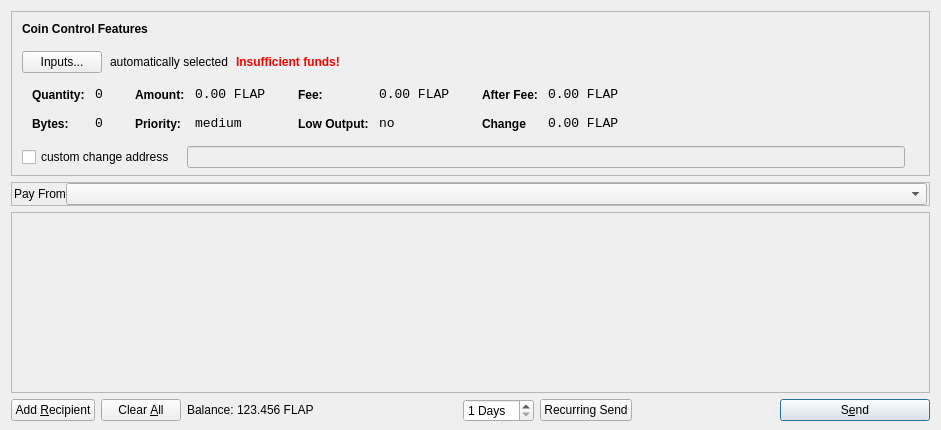
<?xml version="1.0" encoding="UTF-8"?>
<ui version="4.0">
 <class>SendCoinsDialog</class>
 <widget class="QDialog" name="SendCoinsDialog">
  <property name="geometry">
   <rect>
    <x>0</x>
    <y>0</y>
    <width>941</width>
    <height>430</height>
   </rect>
  </property>
  <property name="windowTitle">
   <string>Send Coins</string>
  </property>
  <layout class="QVBoxLayout" name="verticalLayout" stretch="0,0,1,0">
   <property name="bottomMargin">
    <number>8</number>
   </property>
   <item>
    <widget class="QFrame" name="frameCoinControl">
     <property name="sizePolicy">
      <sizepolicy hsizetype="Expanding" vsizetype="Expanding">
       <horstretch>0</horstretch>
       <verstretch>0</verstretch>
      </sizepolicy>
     </property>
     <property name="maximumSize">
      <size>
       <width>16777215</width>
       <height>16777215</height>
      </size>
     </property>
     <property name="frameShape">
      <enum>QFrame::StyledPanel</enum>
     </property>
     <property name="frameShadow">
      <enum>QFrame::Sunken</enum>
     </property>
     <layout class="QVBoxLayout" name="verticalLayoutCoinControl2">
      <property name="spacing">
       <number>6</number>
      </property>
      <property name="leftMargin">
       <number>0</number>
      </property>
      <property name="topMargin">
       <number>0</number>
      </property>
      <property name="rightMargin">
       <number>0</number>
      </property>
      <property name="bottomMargin">
       <number>6</number>
      </property>
      <item>
       <layout class="QVBoxLayout" name="verticalLayoutCoinControl" stretch="0,0,0,0,1">
        <property name="spacing">
         <number>0</number>
        </property>
        <property name="leftMargin">
         <number>10</number>
        </property>
        <property name="topMargin">
         <number>10</number>
        </property>
        <item>
         <layout class="QHBoxLayout" name="horizontalLayoutCoinControl1">
          <property name="bottomMargin">
           <number>15</number>
          </property>
          <item>
           <widget class="QLabel" name="labelCoinControlFeatures">
            <property name="sizePolicy">
             <sizepolicy hsizetype="Preferred" vsizetype="Maximum">
              <horstretch>0</horstretch>
              <verstretch>0</verstretch>
             </sizepolicy>
            </property>
            <property name="font">
             <font>
              <weight>75</weight>
              <bold>true</bold>
             </font>
            </property>
            <property name="styleSheet">
             <string notr="true">font-weight:bold;</string>
            </property>
            <property name="text">
             <string>Coin Control Features</string>
            </property>
           </widget>
          </item>
         </layout>
        </item>
        <item>
         <layout class="QHBoxLayout" name="horizontalLayoutCoinControl2" stretch="0,0,0,0">
          <property name="spacing">
           <number>8</number>
          </property>
          <property name="bottomMargin">
           <number>10</number>
          </property>
          <item>
           <widget class="QPushButton" name="pushButtonCoinControl">
            <property name="styleSheet">
             <string notr="true"/>
            </property>
            <property name="text">
             <string>Inputs...</string>
            </property>
           </widget>
          </item>
          <item>
           <widget class="QLabel" name="labelCoinControlAutomaticallySelected">
            <property name="text">
             <string>automatically selected</string>
            </property>
            <property name="margin">
             <number>5</number>
            </property>
           </widget>
          </item>
          <item>
           <widget class="QLabel" name="labelCoinControlInsuffFunds">
            <property name="font">
             <font>
              <weight>75</weight>
              <bold>true</bold>
             </font>
            </property>
            <property name="styleSheet">
             <string notr="true">color:red;font-weight:bold;</string>
            </property>
            <property name="text">
             <string>Insufficient funds!</string>
            </property>
            <property name="margin">
             <number>5</number>
            </property>
           </widget>
          </item>
          <item>
           <spacer name="horizontalSpacerCoinControl">
            <property name="orientation">
             <enum>Qt::Horizontal</enum>
            </property>
            <property name="sizeHint" stdset="0">
             <size>
              <width>40</width>
              <height>1</height>
             </size>
            </property>
           </spacer>
          </item>
         </layout>
        </item>
        <item>
         <widget class="QWidget" name="widgetCoinControl" native="true">
          <property name="sizePolicy">
           <sizepolicy hsizetype="Preferred" vsizetype="Preferred">
            <horstretch>0</horstretch>
            <verstretch>0</verstretch>
           </sizepolicy>
          </property>
          <property name="minimumSize">
           <size>
            <width>0</width>
            <height>0</height>
           </size>
          </property>
          <property name="styleSheet">
           <string notr="true"/>
          </property>
          <layout class="QHBoxLayout" name="horizontalLayoutCoinControl5">
           <property name="leftMargin">
            <number>0</number>
           </property>
           <property name="topMargin">
            <number>0</number>
           </property>
           <property name="rightMargin">
            <number>0</number>
           </property>
           <property name="bottomMargin">
            <number>0</number>
           </property>
           <item>
            <layout class="QHBoxLayout" name="horizontalLayoutCoinControl3" stretch="0,0,0,1">
             <property name="spacing">
              <number>20</number>
             </property>
             <property name="topMargin">
              <number>0</number>
             </property>
             <property name="bottomMargin">
              <number>10</number>
             </property>
             <item>
              <layout class="QFormLayout" name="formLayoutCoinControl1">
               <property name="horizontalSpacing">
                <number>10</number>
               </property>
               <property name="verticalSpacing">
                <number>14</number>
               </property>
               <property name="leftMargin">
                <number>10</number>
               </property>
               <property name="topMargin">
                <number>4</number>
               </property>
               <property name="rightMargin">
                <number>6</number>
               </property>
               <item row="0" column="0">
                <widget class="QLabel" name="labelCoinControlQuantityText">
                 <property name="styleSheet">
                  <string notr="true">font-weight:bold;</string>
                 </property>
                 <property name="text">
                  <string>Quantity:</string>
                 </property>
                 <property name="margin">
                  <number>0</number>
                 </property>
                </widget>
               </item>
               <item row="0" column="1">
                <widget class="QLabel" name="labelCoinControlQuantity">
                 <property name="font">
                  <font>
                   <family>Monospace</family>
                   <pointsize>10</pointsize>
                  </font>
                 </property>
                 <property name="cursor">
                  <cursorShape>IBeamCursor</cursorShape>
                 </property>
                 <property name="contextMenuPolicy">
                  <enum>Qt::ActionsContextMenu</enum>
                 </property>
                 <property name="text">
                  <string>0</string>
                 </property>
                 <property name="margin">
                  <number>0</number>
                 </property>
                 <property name="textInteractionFlags">
                  <set>Qt::LinksAccessibleByMouse|Qt::TextSelectableByKeyboard|Qt::TextSelectableByMouse</set>
                 </property>
                </widget>
               </item>
               <item row="1" column="0">
                <widget class="QLabel" name="labelCoinControlBytesText">
                 <property name="styleSheet">
                  <string notr="true">font-weight:bold;</string>
                 </property>
                 <property name="text">
                  <string>Bytes:</string>
                 </property>
                </widget>
               </item>
               <item row="1" column="1">
                <widget class="QLabel" name="labelCoinControlBytes">
                 <property name="font">
                  <font>
                   <family>Monospace</family>
                   <pointsize>10</pointsize>
                  </font>
                 </property>
                 <property name="cursor">
                  <cursorShape>IBeamCursor</cursorShape>
                 </property>
                 <property name="contextMenuPolicy">
                  <enum>Qt::ActionsContextMenu</enum>
                 </property>
                 <property name="text">
                  <string>0</string>
                 </property>
                 <property name="textInteractionFlags">
                  <set>Qt::LinksAccessibleByMouse|Qt::TextSelectableByKeyboard|Qt::TextSelectableByMouse</set>
                 </property>
                </widget>
               </item>
              </layout>
             </item>
             <item>
              <layout class="QFormLayout" name="formLayoutCoinControl2">
               <property name="horizontalSpacing">
                <number>10</number>
               </property>
               <property name="verticalSpacing">
                <number>14</number>
               </property>
               <property name="leftMargin">
                <number>6</number>
               </property>
               <property name="topMargin">
                <number>4</number>
               </property>
               <property name="rightMargin">
                <number>6</number>
               </property>
               <item row="0" column="0">
                <widget class="QLabel" name="labelCoinControlAmountText">
                 <property name="styleSheet">
                  <string notr="true">font-weight:bold;</string>
                 </property>
                 <property name="text">
                  <string>Amount:</string>
                 </property>
                 <property name="margin">
                  <number>0</number>
                 </property>
                </widget>
               </item>
               <item row="0" column="1">
                <widget class="QLabel" name="labelCoinControlAmount">
                 <property name="font">
                  <font>
                   <family>Monospace</family>
                   <pointsize>10</pointsize>
                  </font>
                 </property>
                 <property name="cursor">
                  <cursorShape>IBeamCursor</cursorShape>
                 </property>
                 <property name="contextMenuPolicy">
                  <enum>Qt::ActionsContextMenu</enum>
                 </property>
                 <property name="text">
                  <string>0.00 FLAP</string>
                 </property>
                 <property name="textInteractionFlags">
                  <set>Qt::LinksAccessibleByMouse|Qt::TextSelectableByKeyboard|Qt::TextSelectableByMouse</set>
                 </property>
                </widget>
               </item>
               <item row="1" column="0">
                <widget class="QLabel" name="labelCoinControlPriorityText">
                 <property name="styleSheet">
                  <string notr="true">font-weight:bold;</string>
                 </property>
                 <property name="text">
                  <string>Priority:</string>
                 </property>
                </widget>
               </item>
               <item row="1" column="1">
                <widget class="QLabel" name="labelCoinControlPriority">
                 <property name="font">
                  <font>
                   <family>Monospace</family>
                   <pointsize>10</pointsize>
                  </font>
                 </property>
                 <property name="cursor">
                  <cursorShape>IBeamCursor</cursorShape>
                 </property>
                 <property name="contextMenuPolicy">
                  <enum>Qt::ActionsContextMenu</enum>
                 </property>
                 <property name="text">
                  <string>medium</string>
                 </property>
                 <property name="textInteractionFlags">
                  <set>Qt::LinksAccessibleByMouse|Qt::TextSelectableByKeyboard|Qt::TextSelectableByMouse</set>
                 </property>
                </widget>
               </item>
              </layout>
             </item>
             <item>
              <layout class="QFormLayout" name="formLayoutCoinControl3">
               <property name="horizontalSpacing">
                <number>10</number>
               </property>
               <property name="verticalSpacing">
                <number>14</number>
               </property>
               <property name="leftMargin">
                <number>6</number>
               </property>
               <property name="topMargin">
                <number>4</number>
               </property>
               <property name="rightMargin">
                <number>6</number>
               </property>
               <item row="0" column="0">
                <widget class="QLabel" name="labelCoinControlFeeText">
                 <property name="styleSheet">
                  <string notr="true">font-weight:bold;</string>
                 </property>
                 <property name="text">
                  <string>Fee:</string>
                 </property>
                 <property name="margin">
                  <number>0</number>
                 </property>
                </widget>
               </item>
               <item row="0" column="1">
                <widget class="QLabel" name="labelCoinControlFee">
                 <property name="font">
                  <font>
                   <family>Monospace</family>
                   <pointsize>10</pointsize>
                  </font>
                 </property>
                 <property name="cursor">
                  <cursorShape>IBeamCursor</cursorShape>
                 </property>
                 <property name="contextMenuPolicy">
                  <enum>Qt::ActionsContextMenu</enum>
                 </property>
                 <property name="text">
                  <string>0.00 FLAP</string>
                 </property>
                 <property name="textInteractionFlags">
                  <set>Qt::LinksAccessibleByMouse|Qt::TextSelectableByKeyboard|Qt::TextSelectableByMouse</set>
                 </property>
                </widget>
               </item>
               <item row="1" column="0">
                <widget class="QLabel" name="labelCoinControlLowOutputText">
                 <property name="styleSheet">
                  <string notr="true">font-weight:bold;</string>
                 </property>
                 <property name="text">
                  <string>Low Output:</string>
                 </property>
                </widget>
               </item>
               <item row="1" column="1">
                <widget class="QLabel" name="labelCoinControlLowOutput">
                 <property name="font">
                  <font>
                   <family>Monospace</family>
                   <pointsize>10</pointsize>
                  </font>
                 </property>
                 <property name="cursor">
                  <cursorShape>IBeamCursor</cursorShape>
                 </property>
                 <property name="contextMenuPolicy">
                  <enum>Qt::ActionsContextMenu</enum>
                 </property>
                 <property name="text">
                  <string>no</string>
                 </property>
                 <property name="textInteractionFlags">
                  <set>Qt::LinksAccessibleByMouse|Qt::TextSelectableByKeyboard|Qt::TextSelectableByMouse</set>
                 </property>
                </widget>
               </item>
              </layout>
             </item>
             <item>
              <layout class="QFormLayout" name="formLayoutCoinControl4">
               <property name="horizontalSpacing">
                <number>10</number>
               </property>
               <property name="verticalSpacing">
                <number>14</number>
               </property>
               <property name="leftMargin">
                <number>6</number>
               </property>
               <property name="topMargin">
                <number>4</number>
               </property>
               <property name="rightMargin">
                <number>6</number>
               </property>
               <item row="0" column="0">
                <widget class="QLabel" name="labelCoinControlAfterFeeText">
                 <property name="styleSheet">
                  <string notr="true">font-weight:bold;</string>
                 </property>
                 <property name="text">
                  <string>After Fee:</string>
                 </property>
                 <property name="margin">
                  <number>0</number>
                 </property>
                </widget>
               </item>
               <item row="0" column="1">
                <widget class="QLabel" name="labelCoinControlAfterFee">
                 <property name="font">
                  <font>
                   <family>Monospace</family>
                   <pointsize>10</pointsize>
                  </font>
                 </property>
                 <property name="cursor">
                  <cursorShape>IBeamCursor</cursorShape>
                 </property>
                 <property name="contextMenuPolicy">
                  <enum>Qt::ActionsContextMenu</enum>
                 </property>
                 <property name="text">
                  <string>0.00 FLAP</string>
                 </property>
                 <property name="textInteractionFlags">
                  <set>Qt::LinksAccessibleByMouse|Qt::TextSelectableByKeyboard|Qt::TextSelectableByMouse</set>
                 </property>
                </widget>
               </item>
               <item row="1" column="0">
                <widget class="QLabel" name="labelCoinControlChangeText">
                 <property name="styleSheet">
                  <string notr="true">font-weight:bold;</string>
                 </property>
                 <property name="text">
                  <string>Change</string>
                 </property>
                </widget>
               </item>
               <item row="1" column="1">
                <widget class="QLabel" name="labelCoinControlChange">
                 <property name="font">
                  <font>
                   <family>Monospace</family>
                   <pointsize>10</pointsize>
                  </font>
                 </property>
                 <property name="cursor">
                  <cursorShape>IBeamCursor</cursorShape>
                 </property>
                 <property name="contextMenuPolicy">
                  <enum>Qt::ActionsContextMenu</enum>
                 </property>
                 <property name="text">
                  <string>0.00 FLAP</string>
                 </property>
                 <property name="textInteractionFlags">
                  <set>Qt::LinksAccessibleByMouse|Qt::TextSelectableByKeyboard|Qt::TextSelectableByMouse</set>
                 </property>
                </widget>
               </item>
              </layout>
             </item>
            </layout>
           </item>
          </layout>
         </widget>
        </item>
        <item>
         <layout class="QHBoxLayout" name="horizontalLayoutCoinControl4" stretch="0,0,0">
          <property name="spacing">
           <number>12</number>
          </property>
          <property name="sizeConstraint">
           <enum>QLayout::SetDefaultConstraint</enum>
          </property>
          <property name="topMargin">
           <number>5</number>
          </property>
          <property name="rightMargin">
           <number>5</number>
          </property>
          <item>
           <widget class="QCheckBox" name="checkBoxCoinControlChange">
            <property name="text">
             <string>custom change address</string>
            </property>
           </widget>
          </item>
          <item>
           <widget class="QLineEdit" name="lineEditCoinControlChange">
            <property name="enabled">
             <bool>false</bool>
            </property>
            <property name="sizePolicy">
             <sizepolicy hsizetype="Expanding" vsizetype="Fixed">
              <horstretch>0</horstretch>
              <verstretch>0</verstretch>
             </sizepolicy>
            </property>
           </widget>
          </item>
          <item>
           <widget class="QLabel" name="labelCoinControlChangeLabel">
            <property name="sizePolicy">
             <sizepolicy hsizetype="Preferred" vsizetype="Expanding">
              <horstretch>0</horstretch>
              <verstretch>0</verstretch>
             </sizepolicy>
            </property>
            <property name="minimumSize">
             <size>
              <width>0</width>
              <height>0</height>
             </size>
            </property>
            <property name="text">
             <string/>
            </property>
            <property name="margin">
             <number>3</number>
            </property>
           </widget>
          </item>
         </layout>
        </item>
        <item>
         <spacer name="verticalSpacerCoinControl">
          <property name="orientation">
           <enum>Qt::Vertical</enum>
          </property>
          <property name="sizeHint" stdset="0">
           <size>
            <width>800</width>
            <height>1</height>
           </size>
          </property>
         </spacer>
        </item>
       </layout>
      </item>
     </layout>
    </widget>
   </item>
   <item>
    <widget class="QFrame" name="payFromFrame">
     <property name="sizePolicy">
      <sizepolicy hsizetype="Expanding" vsizetype="Preferred">
       <horstretch>0</horstretch>
       <verstretch>0</verstretch>
      </sizepolicy>
     </property>
     <property name="frameShape">
      <enum>QFrame::StyledPanel</enum>
     </property>
     <property name="frameShadow">
      <enum>QFrame::Sunken</enum>
     </property>
     <layout class="QHBoxLayout" name="horizontalLayout_7">
      <property name="leftMargin">
       <number>2</number>
      </property>
      <property name="topMargin">
       <number>0</number>
      </property>
      <property name="rightMargin">
       <number>2</number>
      </property>
      <property name="bottomMargin">
       <number>0</number>
      </property>
      <item>
       <layout class="QHBoxLayout" name="horizontalLayout_5" stretch="0,1">
        <property name="spacing">
         <number>0</number>
        </property>
        <item>
         <widget class="QLabel" name="label_3">
          <property name="text">
           <string>Pay From</string>
          </property>
         </widget>
        </item>
        <item>
         <widget class="QComboBox" name="payFrom">
          <property name="sizePolicy">
           <sizepolicy hsizetype="Expanding" vsizetype="Fixed">
            <horstretch>0</horstretch>
            <verstretch>0</verstretch>
           </sizepolicy>
          </property>
         </widget>
        </item>
       </layout>
      </item>
     </layout>
    </widget>
   </item>
   <item>
    <widget class="QScrollArea" name="scrollArea">
     <property name="widgetResizable">
      <bool>true</bool>
     </property>
     <widget class="QWidget" name="scrollAreaWidgetContents">
      <property name="geometry">
       <rect>
        <x>0</x>
        <y>0</y>
        <width>921</width>
        <height>114</height>
       </rect>
      </property>
      <layout class="QVBoxLayout" name="verticalLayout_2">
       <property name="leftMargin">
        <number>0</number>
       </property>
       <property name="topMargin">
        <number>0</number>
       </property>
       <property name="rightMargin">
        <number>0</number>
       </property>
       <property name="bottomMargin">
        <number>0</number>
       </property>
       <item>
        <layout class="QVBoxLayout" name="entries">
         <property name="spacing">
          <number>6</number>
         </property>
        </layout>
       </item>
       <item>
        <spacer name="verticalSpacer">
         <property name="orientation">
          <enum>Qt::Vertical</enum>
         </property>
         <property name="sizeHint" stdset="0">
          <size>
           <width>20</width>
           <height>40</height>
          </size>
         </property>
        </spacer>
       </item>
      </layout>
     </widget>
    </widget>
   </item>
   <item>
    <layout class="QHBoxLayout" name="horizontalLayout">
     <item>
      <widget class="QPushButton" name="addButton">
       <property name="toolTip">
        <string>Send to multiple recipients at once</string>
       </property>
       <property name="text">
        <string>Add &amp;Recipient</string>
       </property>
       <property name="icon">
        <iconset resource="../bitcoin.qrc">
         <normaloff>:/icons/add</normaloff>:/icons/add</iconset>
       </property>
       <property name="autoDefault">
        <bool>false</bool>
       </property>
      </widget>
     </item>
     <item>
      <widget class="QPushButton" name="clearButton">
       <property name="sizePolicy">
        <sizepolicy hsizetype="Minimum" vsizetype="Fixed">
         <horstretch>0</horstretch>
         <verstretch>0</verstretch>
        </sizepolicy>
       </property>
       <property name="toolTip">
        <string>Remove all transaction fields</string>
       </property>
       <property name="text">
        <string>Clear &amp;All</string>
       </property>
       <property name="icon">
        <iconset resource="../bitcoin.qrc">
         <normaloff>:/icons/remove</normaloff>:/icons/remove</iconset>
       </property>
       <property name="autoRepeatDelay">
        <number>300</number>
       </property>
       <property name="autoDefault">
        <bool>false</bool>
       </property>
      </widget>
     </item>
     <item>
      <layout class="QHBoxLayout" name="horizontalLayout_2">
       <property name="spacing">
        <number>3</number>
       </property>
       <item>
        <widget class="QLabel" name="label">
         <property name="sizePolicy">
          <sizepolicy hsizetype="Preferred" vsizetype="Fixed">
           <horstretch>0</horstretch>
           <verstretch>0</verstretch>
          </sizepolicy>
         </property>
         <property name="text">
          <string>Balance:</string>
         </property>
        </widget>
       </item>
       <item>
        <widget class="QLabel" name="labelBalance">
         <property name="sizePolicy">
          <sizepolicy hsizetype="Preferred" vsizetype="Fixed">
           <horstretch>0</horstretch>
           <verstretch>0</verstretch>
          </sizepolicy>
         </property>
         <property name="cursor">
          <cursorShape>IBeamCursor</cursorShape>
         </property>
         <property name="text">
          <string>123.456 FLAP</string>
         </property>
         <property name="textInteractionFlags">
          <set>Qt::LinksAccessibleByMouse|Qt::TextSelectableByKeyboard|Qt::TextSelectableByMouse</set>
         </property>
        </widget>
       </item>
      </layout>
     </item>
     <item>
      <spacer name="horizontalSpacer">
       <property name="orientation">
        <enum>Qt::Horizontal</enum>
       </property>
       <property name="sizeHint" stdset="0">
        <size>
         <width>40</width>
         <height>20</height>
        </size>
       </property>
      </spacer>
     </item>
     <item>
      <widget class="QSpinBox" name="recurringDays">
       <property name="suffix">
        <string> Days</string>
       </property>
       <property name="minimum">
        <number>1</number>
       </property>
      </widget>
     </item>
     <item>
      <widget class="QPushButton" name="sendRecurring">
       <property name="text">
        <string>Recurring Send</string>
       </property>
       <property name="icon">
        <iconset resource="../bitcoin.qrc">
         <normaloff>:/icons/send</normaloff>:/icons/send</iconset>
       </property>
      </widget>
     </item>
     <item>
      <spacer name="horizontalSpacer_2">
       <property name="orientation">
        <enum>Qt::Horizontal</enum>
       </property>
       <property name="sizeHint" stdset="0">
        <size>
         <width>40</width>
         <height>20</height>
        </size>
       </property>
      </spacer>
     </item>
     <item>
      <widget class="QPushButton" name="sendButton">
       <property name="minimumSize">
        <size>
         <width>150</width>
         <height>0</height>
        </size>
       </property>
       <property name="toolTip">
        <string>Confirm the send action</string>
       </property>
       <property name="text">
        <string>S&amp;end</string>
       </property>
       <property name="icon">
        <iconset resource="../bitcoin.qrc">
         <normaloff>:/icons/send</normaloff>:/icons/send</iconset>
       </property>
       <property name="default">
        <bool>true</bool>
       </property>
      </widget>
     </item>
    </layout>
   </item>
  </layout>
 </widget>
 <resources>
  <include location="../bitcoin.qrc"/>
 </resources>
 <connections/>
</ui>
